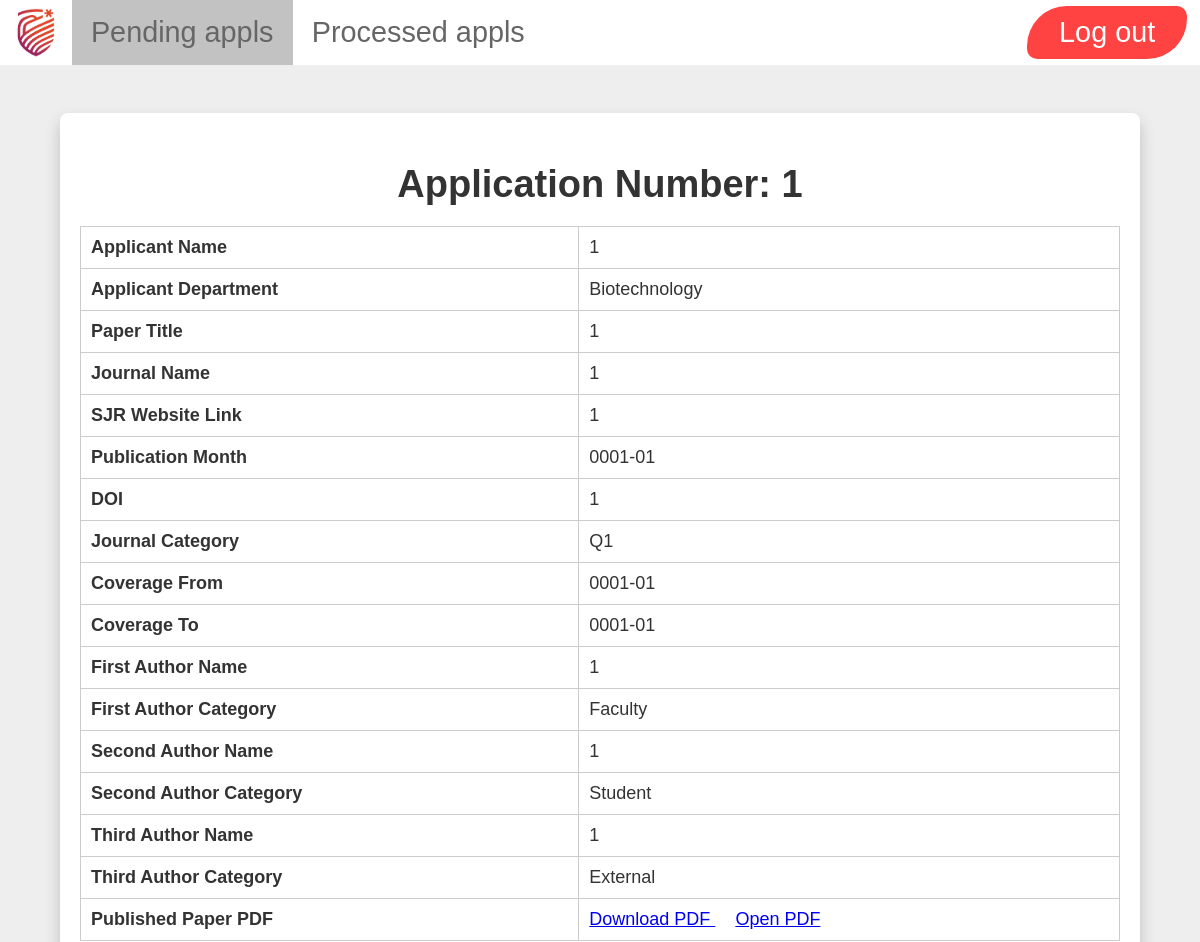
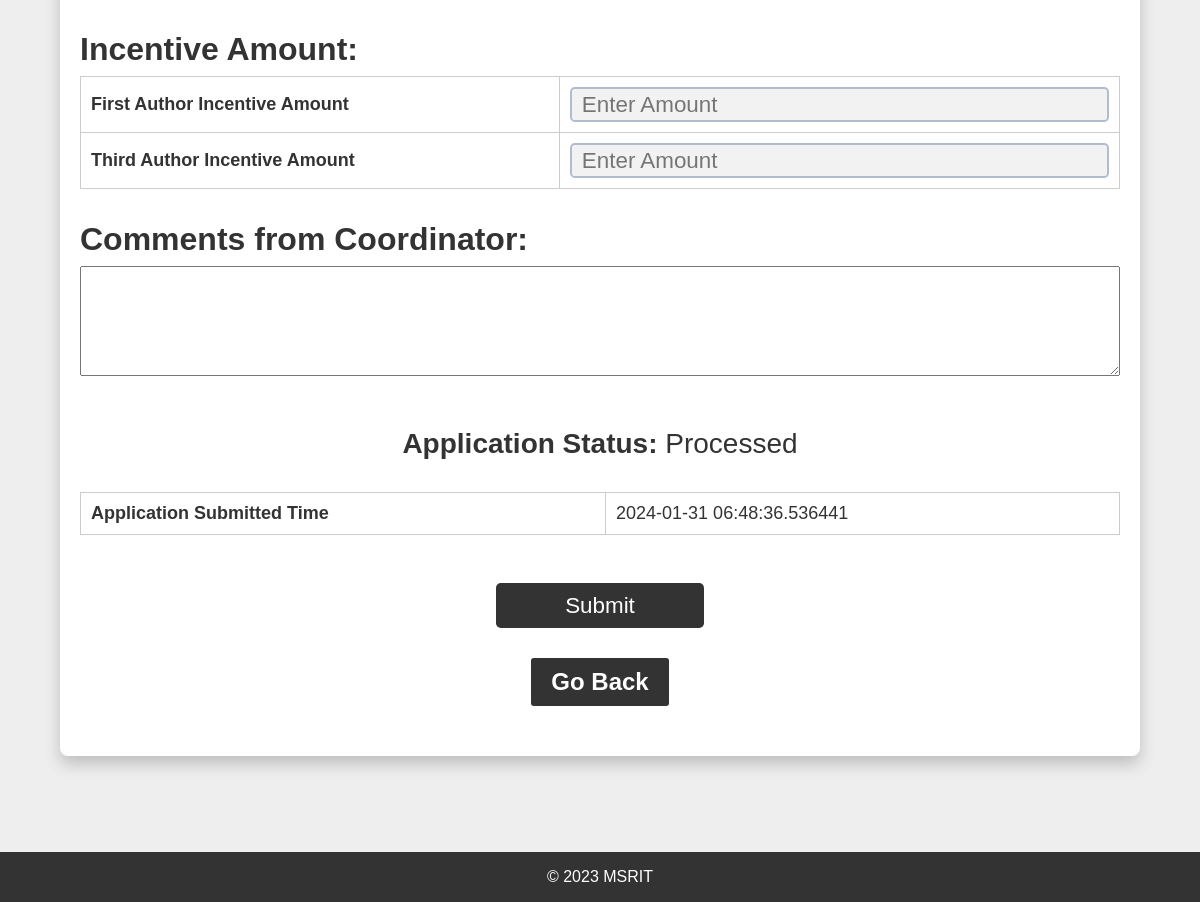
The page /admin/pending-application/details/1 (signed in) on the database its author committed (2 pictures, top to bottom).
### app.py (models this page shows)
class Application(db.Model):
    __tablename__ = "application"
    application_id = db.Column(db.Integer, autoincrement=True, primary_key=True)
    submitted_at = db.Column(db.DateTime, default=get_current_time)
    processed_at = db.Column(db.DateTime)
    application_email = db.Column(db.String, nullable=False)
    applicant_name = db.Column(db.String, nullable=False)
    applicant_dept = db.Column(db.String, nullable=False)
    paper_title = db.Column(db.String, nullable=False)
    journal_name = db.Column(db.String, nullable=False)
    sjr_website_link = db.Column(db.String, nullable=False)
    publication_month = db.Column(db.String, nullable=False)
    doi = db.Column(db.String, nullable=False)
    journal_category = db.Column(db.String, nullable=False)
    coverage_from = db.Column(db.String, nullable=False)
    coverage_to = db.Column(db.String, nullable=False)
    first_author_name = db.Column(db.String, nullable=False)
    first_author_category = db.Column(db.String, nullable=False)
    second_author_name = db.Column(db.String)
    second_author_category = db.Column(db.String)
    third_author_name = db.Column(db.String)
    third_author_category = db.Column(db.String)
    published_paper_pdf_filename = db.Column(db.String, nullable=False)
    application_status = db.Column(db.String, default="Pending")
    first_author_amount = db.Column(db.String)
    second_author_amount = db.Column(db.String)
    third_author_amount = db.Column(db.String)
    comments = db.Column(db.String)

### app.py (the view, shortened to what this page needs)
@app.route(
    "/admin/pending-application/details/<application_id>", methods=["GET", "POST"]
)
def admin_pending_application_details(application_id):
    if "admin_email" in session:
        appl = Application.query.filter_by(application_id=application_id).first()
        if appl:
            dictt = {
                "application_id": 0,
                "applicant_name": 0,
                "applicant_dept": 0,
                "paper_title": 0,
                "journal_name": 0,
                "sjr_website_link": 0,
                "publication_month": 0,
                "doi": 0,
                "journal_category": 0,
                "coverage_from": 0,
                "coverage_to": 0,
                "first_author_name": 0,
                "first_author_category": 0,
                "second_author_name": 0,
                "second_author_category": 0,
                "third_author_name": 0,
                "third_author_category": 0,
                "published_paper_pdf_filename": 0,
                "status": 0,
            }
            dictt["application_id"] = appl.application_id
            dictt["submitted_at"] = appl.submitted_at
            dictt["applicant_name"] = appl.applicant_name
            dictt["applicant_dept"] = appl.applicant_dept
            dictt["paper_title"] = appl.paper_title
            dictt["journal_name"] = appl.journal_name
            dictt["sjr_website_link"] = appl.sjr_website_link
            dictt["publication_month"] = appl.publication_month
            dictt["doi"] = appl.doi
            dictt["journal_category"] = appl.journal_category
            dictt["coverage_from"] = appl.coverage_from
            dictt["coverage_to"] = appl.coverage_to
            dictt["first_author_name"] = appl.first_author_name
            dictt["first_author_category"] = appl.first_author_category
            dictt["second_author_name"] = appl.second_author_name
            dictt["second_author_category"] = appl.second_author_category
            dictt["third_author_name"] = appl.third_author_name
            dictt["third_author_category"] = appl.third_author_category
            dictt["published_paper_pdf_filename"] = appl.published_paper_pdf_filename
            dictt["status"] = appl.application_status
            return render_template(
                "admin_pending_application_details.html",
                dictt=dictt,
                filename=appl.published_paper_pdf_filename,
            )
        else:
            return render_template("admin_application_not_found.html")
    else:
        flash("Login Required!", "warn")
        return redirect(url_for("admin_login"))

### templates/admin_pending_application_details.html (shortened to what this page needs)
<!DOCTYPE html>
<html lang="en">
  <head>
    <link
      rel="stylesheet"
      href="https://cdnjs.cloudflare.com/ajax/libs/font-awesome/6.4.2/css/all.min.css"
    />
    <link
      rel="stylesheet"
      href="{{ url_for('static', filename='css/style.css') }}"
    />
  </head>
  <body>
    <header>
      <nav>
        <div class="navbar" id="myNavbar">
          <a>
            <img
              src="{{ url_for('static', filename='images/ramaiah.png') }}"
              alt="logo"
            />
          </a>
          <a href="/admin/home/pending-applications" class="active"
            >Pending appls</a
          >
          <a href="/admin/processed-applications">Processed appls</a>
          <a href="/admin/logout" class="navbar-logout">Log out</a>
        </div>
      </nav>
    </header>
    <main>
      <div class="product-details">
        <div class="product-container">
          <div class="product-info">
            <h1>Application Number: {{dictt['application_id']}}</h1>
            <div class="product-specs">
              <table>
                <tr>
                  <th>Applicant Name</th>
                  <td>{{dictt['applicant_name']}}</td>
                </tr>
                <tr>
                  <th>Applicant Department</th>
                  <td>{{dictt['applicant_dept']}}</td>
                </tr>
                <tr>
                  <th>Paper Title</th>
                  <td>{{dictt['paper_title']}}</td>
                </tr>
                <tr>
                  <th>Journal Name</th>
                  <td>{{dictt['journal_name']}}</td>
                </tr>
                <tr>
                  <th>SJR Website Link</th>
                  <td>{{dictt['sjr_website_link']}}</td>
                </tr>
                <tr>
                  <th>Publication Month</th>
                  <td>{{dictt['publication_month']}}</td>
                </tr>
                <tr>
                  <th>DOI</th>
                  <td>{{dictt['doi']}}</td>
                </tr>
                <tr>
                  <th>Journal Category</th>
                  <td>{{dictt['journal_category']}}</td>
                </tr>
                <tr>
                  <th>Coverage From</th>
                  <td>{{dictt['coverage_from']}}</td>
                </tr>
                <tr>
                  <th>Coverage To</th>
                  <td>{{dictt['coverage_to']}}</td>
                </tr>
                <tr>
                  <th>First Author Name</th>
                  <td>{{dictt['first_author_name']}}</td>
                </tr>
                <tr>
                  <th>First Author Category</th>
                  <td>{{dictt['first_author_category']}}</td>
                </tr>
                <tr>
                  <th>Second Author Name</th>
                  <td>{{dictt['second_author_name']}}</td>
                </tr>
                <tr>
                  <th>Second Author Category</th>
                  <td>{{dictt['second_author_category']}}</td>
                </tr>
                <tr>
                  <th>Third Author Name</th>
                  <td>{{dictt['third_author_name']}}</td>
                </tr>
                <tr>
                  <th>Third Author Category</th>
                  <td>{{dictt['third_author_category']}}</td>
                </tr>
                <tr>
                  <th>Published Paper PDF</th>
                  <td>
                    <a
                      href="{{ url_for('download_pdf', filename=filename) }}"
                      download
                    >
                      Download PDF
                    </a>
                    <a
                      href="{{ url_for('download_pdf', filename=filename) }}"
                      target="_blank"
                    >
                      Open PDF
                    </a>
                  </td>
                </tr>
              </table>
              <form method="POST">
                {%if dictt['first_author_category'] or
                dictt['second_author_category'] or
                dictt['third_author_category'] in ('Faculty', 'External')%}
                <h2>Incentive Amount:</h2>
                <table>
                  {%if dictt['first_author_category'] in ('Faculty',
                  'External')%}
                  <tr>
                    <th>First Author Incentive Amount</th>
                    <td>
                      <input
                        placeholder="Enter Amount"
                        type="number"
                        name="first_author_amount"
                        required
                      />
                    </td>
                  </tr>
                  {%endif%}  {%if dictt['third_author_category'] in ('Faculty',
                  'External')%}
                  <tr>
                    <th>Third Author Incentive Amount</th>
                    <td>
                      <input
                        placeholder="Enter Amount"
                        type="number"
                        name="third_author_amount"
                        required
                      />
                    </td>
                  </tr>
                  {%endif%}
                </table>
                {%endif%}
                <h2>Comments from Coordinator:</h2>
                <textarea name="comments" cols="80"></textarea>
                <p><b>Application Status: </b>{{dictt['status']}}</p>
                <table>
                  <tr>
                    <th>Application Submitted Time</th>
                    <td>{{dictt['submitted_at']}}</td>
                  </tr>
                </table>
                <div class="product-add-to-cart">
                  <input type="submit" value="Submit" />
                </div>
              </form>
            </div>
            <div class="product-add-to-cart">
              <a href="/admin/home/pending-applications">
                <button>Go Back</button>
              </a>
            </div>
          </div>
        </div>
      </div>
    </main>
    <footer>
      <p>&copy; 2023 MSRIT</p>
    </footer>
  </body>
</html>

### static/css/style.css (style rules this page uses)
* { margin: 0; padding: 0; box-sizing: border-box; }
body { font-family: Arial, sans-serif; background-color: #eee; color: #333; height: 100%; display: flex; flex-direction: column; min-height: 100vh; }
header { position: -webkit-sticky; position: sticky; top: 0; z-index: 3; }
main { flex: 1; }
footer { width: 100%; height: 50px; background-color: #333; display: flex; align-items: center; justify-content: center; color: #fff; font-size: 16px; margin-top: 6vh; }
.navbar { overflow: hidden; background-color: #ffffff; }
.navbar a { float: left; display: block; color: #666; text-align: center; padding: 1rem 1.2rem; text-decoration: none; font-size: 28.8px; transition: 0.5s ease-in-out; }
.navbar a img { float: left; margin: -0.49rem; height: 49px; transition: 0.5s ease-in-out; }
.navbar .active { background-color: #aaaaaab7; }
.navbar .navbar-logout { float: right; color: white; background-color: rgba(255, 66, 66, 0.993); border-radius: 40px 10px; padding: 0.6rem 2rem; margin: 0.4rem 0.8rem 0rem 0rem; }
.product-details .product-container { background-color: #fff; box-shadow: 0px 8px 16px 0px rgba(0, 0, 0, 0.2); display: flex; flex-wrap: wrap; justify-content: space-between; align-items: left; width: 90%; max-width: 1600px; margin: 6vh auto; border-radius: 0.5rem; padding: 3.125rem 1.25rem; }
.product-details .product-container .product-info { flex: 0 0 100%; max-width: 100%; }
.product-details .product-container .product-info h1 { font-size: clamp(18px, 6vw, 38px); margin-bottom: 1.25rem; text-align: center; }
.product-details .product-container .product-info h2 { font-size: clamp(14px, 6vw, 32px); margin: 2rem 0rem 0.5rem 0rem; }
.product-details .product-container .product-info input { border: 2px solid #afbdcf; background-color: #f2f2f2; border-radius: 0.3rem; height: 35px; width: 100%; padding: 10px; font-size: 22.4px; font-family: arial; box-shadow: none; }
.product-details .product-container .product-info textarea { max-width: 100%; font-size: 22.4px; font-family: arial; height: 110px; padding: 10px; min-height: 54px; max-height: 500px; padding-top: 0.3rem; resize: vertical; }
.product-details .product-container .product-info input[type="submit"] { background-color: #333; width: 20%; height: 45px; color: #fff; padding: 0.3rem 0rem; margin-top: 3rem; border: none; border-radius: 0.3rem; cursor: pointer; transition: background-color 0.3s ease; }
.product-details .product-container .product-info p { font-size: clamp(16px, 4vw, 28px); margin-top: 3rem; margin-bottom: 2rem; text-align: center; }
.product-details .product-container .product-info .product-specs { flex: 0 0 100%; margin-bottom: 3.125rem; }
.product-details .product-container .product-info .product-specs table { width: 100%; border-collapse: collapse; }
.product-details .product-container .product-info .product-specs table th, .product-details .product-container .product-info .product-specs table td { border: 1px solid #ccc; padding: 0.625rem; font-size: clamp(12px, 3.8vw, 18px); text-align: left; }
.product-details .product-container .product-info .product-specs table th { font-weight: bold; }
.product-details .product-container .product-add-to-cart { flex: 0 0 100%; text-align: center; }
.product-details .product-container .product-add-to-cart button { font-size: clamp(14px, 3.8vw, 24px); font-weight: 600; color: #fff; background-color: #333; border: none; border-radius: 0.18rem; padding: 0.625rem 1.25rem; cursor: pointer; transition: background-color 0.3s ease; }
@media only screen and (max-width: 1200px) { .product-details .product-container { flex-direction: column; align-items: center; } }
@media only screen and (max-width: 1200px) { .product-details .product-container .product-info { flex: 0 0 100%; max-width: 100%; } }
@media only screen and (max-width: 1200px) { .product-details .product-container .product-info .product-specs { margin-bottom: 30px; } }

### rows shown on the page
Application: applicant_dept "Biotechnology", publication_month "0001-01", journal_category "Q1", coverage_from "0001-01", coverage_to "0001-01", first_author_category "Faculty", second_author_category "Student", third_author_category "External", status "Processed", submitted_at "2024-01-31 06:48:36.536441"

### other values the page prints
{{ dictt['application_id'] }} "1"
{{ dictt['applicant_name'] }} "1"
{{ dictt['paper_title'] }} "1"
{{ dictt['journal_name'] }} "1"
{{ dictt['sjr_website_link'] }} "1"
{{ dictt['doi'] }} "1"
{{ dictt['first_author_name'] }} "1"
{{ dictt['second_author_name'] }} "1"
{{ dictt['third_author_name'] }} "1"
